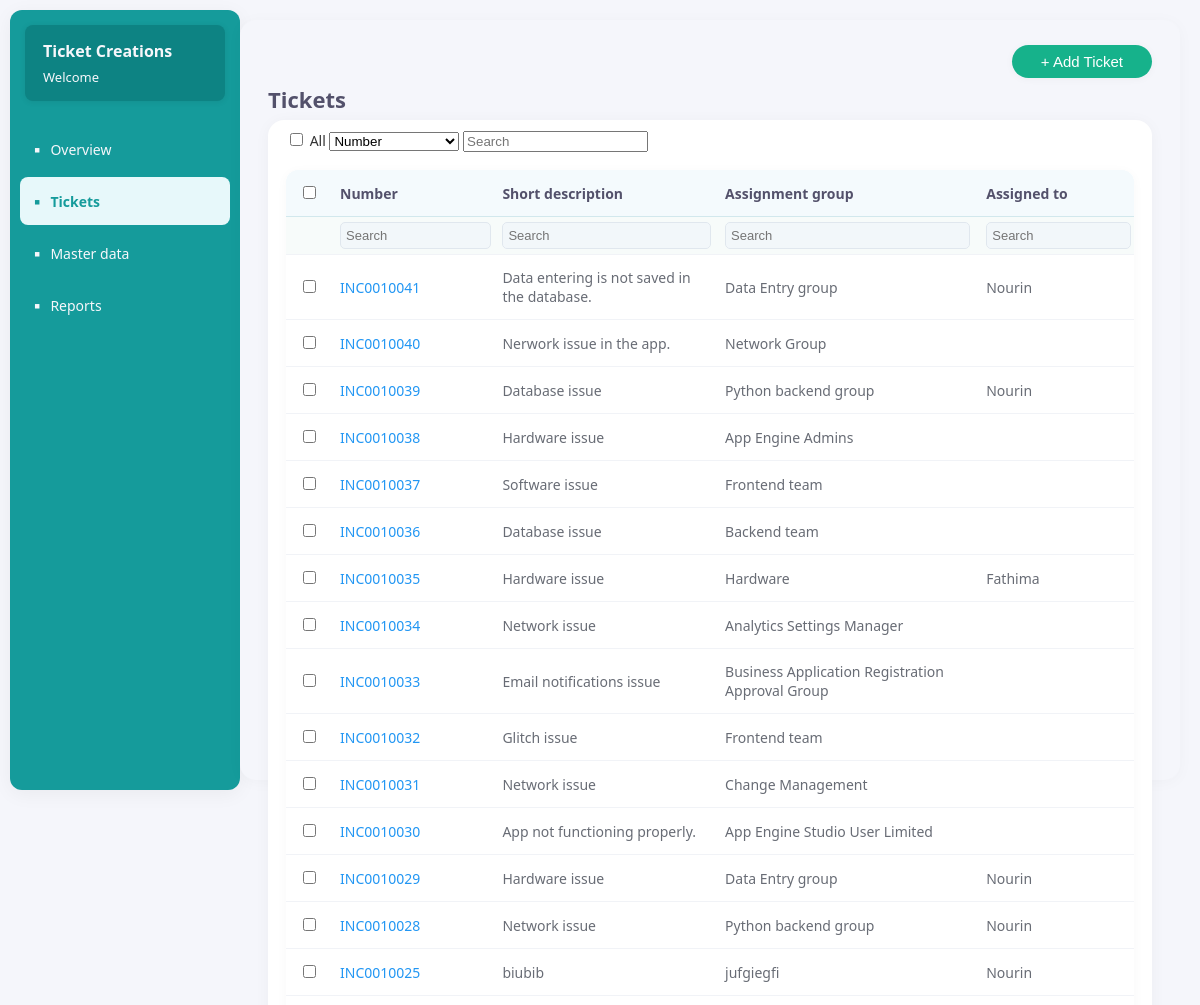
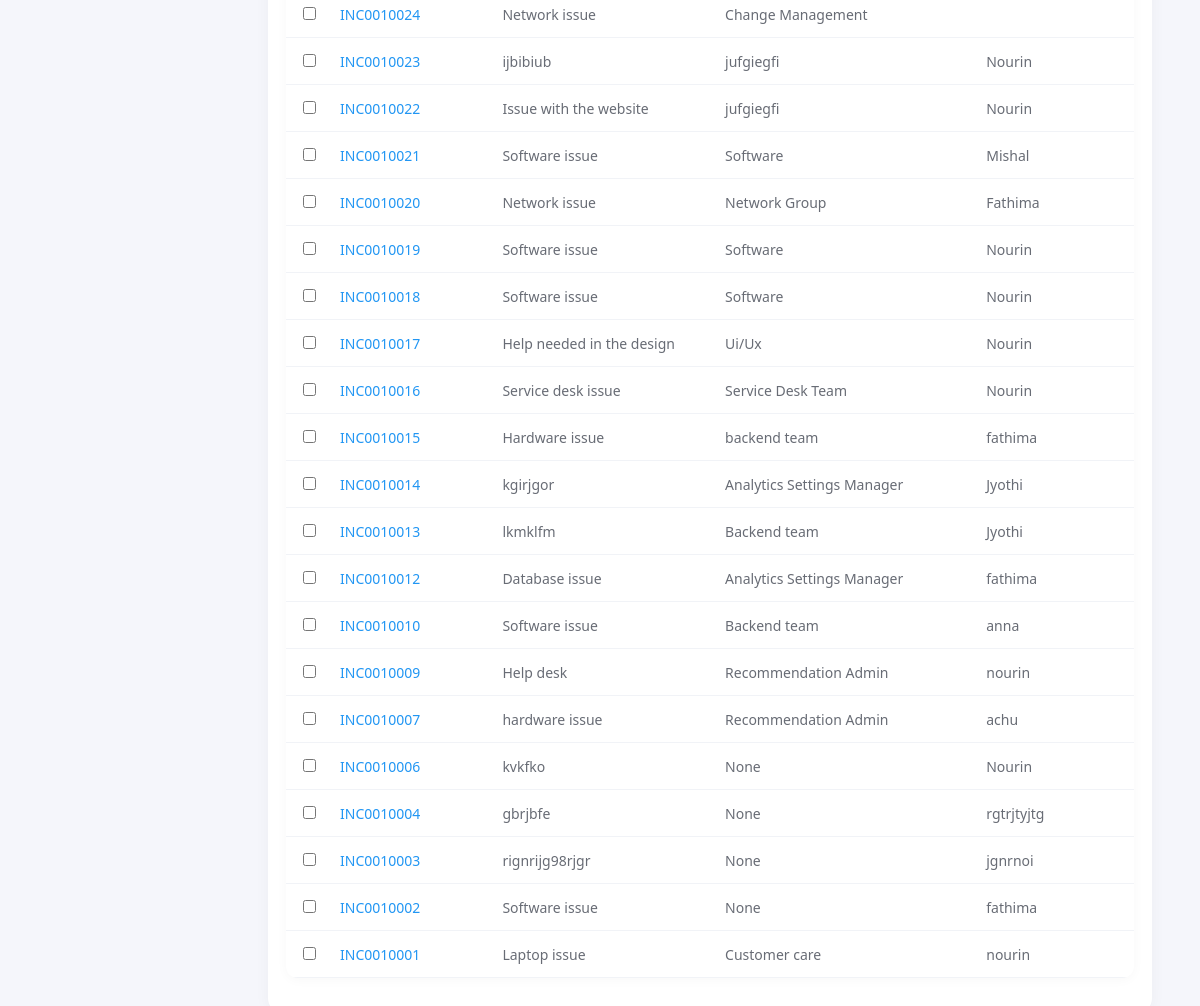
Screenshot of /parent_incident with the database file from the repository (2 pictures, top to bottom).
### servicedeskapp/models.py (models this page shows, shortened)
class Create_Ticket(models.Model):
    category=models.CharField(max_length=100,choices=Category_Choices,blank=True,null=True)
    channel=models.CharField(max_length=100,choices=Channel_Choices,blank=True,default='email',null=True)
    sub_category=models.CharField(max_length=100,blank=True,null=True,choices=Sub_category_Choices)
    state=models.CharField(max_length=100,choices=State_Choices,null=True,blank=True,default='')
    caller=models.CharField(max_length=100,blank=True,null=True)
    platform=models.CharField(max_length=100,choices=Platform_Choices,blank=True,null=True)
    impact=models.CharField(max_length=100,choices=Impact_Choices,default='low')
    number = models.CharField(max_length=50,blank=True,null=True)
    school_name=models.CharField(max_length=100,blank=True,null=True)
    school_code=models.CharField(max_length=100,blank=True,null=True)
    urgency=models.CharField(max_length=100,choices=Urgency_Choices,default='low')
    created_at=models.DateTimeField(auto_now_add=True)
    priority = models.ForeignKey('Priority_Data', on_delete=models.SET_NULL, null=True, blank=True)
    updated_at = models.DateTimeField(auto_now=True)
    assignment_group = models.CharField(max_length=100,blank=True, null=True)
    created_by=models.CharField(max_length=100,null=True,blank=True)
    updated_by = models.CharField(max_length=100,blank=True,null=True)
    assigned_to = models.CharField(max_length=100,blank=True,null=True)
    short_description = models.CharField(max_length=255,default='')
    description = models.TextField(blank=True,null=True)
    additional_comments = models.TextField(blank=True,null=True)
    work_notes = models.TextField(blank=True,null=True)
    caller_details = models.ForeignKey('Caller_Details',on_delete=models.SET_NULL,null=True,blank=True,related_name='tickets')

### servicedeskapp/views.py (the view)
# urls.py: path('parent_incident',views.parent_incident,name='parent_incident'),
def parent_incident(request):
    all_tickets = Create_Ticket.objects.all().order_by('-created_at')
    fields_to_serialize = (
        'number',
        'short_description',
        'assigned_to',
        'assignment_group',
    )
    serialized_tickets = serialize('json', all_tickets, fields=fields_to_serialize)
    temp_list = json.loads(serialized_tickets)
    processed_tickets = []
    for item in temp_list:
        ticket_data = item['fields']
        ticket_data['id'] = item['pk']
        processed_tickets.append(ticket_data)
    tickets_json = json.dumps(processed_tickets)
    context = {
        'tickets': all_tickets,
        'ticket_count': all_tickets.count(),
        'tickets_json': tickets_json,
    }
    return render(request,'parent_incident.html',context)

### servicedeskapp/templates/parent_incident.html (shortened to what this page needs)
<!DOCTYPE html>
<html lang="en">
<head>
<link rel="stylesheet" href="static/parent_incident.css">
</head>
<body>
  <div class="main-layout">
    <div class="sidebar">
     <div class="user-info">
       <div style="display:flex;align-items:center;gap:7px;">
         <span style="font-weight:700;">Ticket Creations</span>
       </div>
       <div style="margin-top:6px;font-size:13px;">
         <span>Welcome</span><br/>
       </div>
     </div>
     <nav class="sidebar-nav">
       <a href="#" class="nav-item">Overview</a>
       <a href="{% url 'dashboard' %}" class="nav-item active">Tickets</a>
       <a href="#" class="nav-item">Master data</a>
       <a href="#" class="nav-item">Reports</a>
     </nav>
    </div>
    <div class="main-content">
      <header class="header">
        <a href="{% url 'create' %}"><button class="add-ticket-btn">+ Add Ticket</button></a>
      </header>
      <div class="content-area">
        <h1 class="page-title">Tickets</h1>
        <div class="search-and-table-container">
          <div class="ticket-toolbar">
            <div class="container">
            <div class="toolbar">
        <div>
            <label><input type="checkbox" id="selectAll"> All</label>
            <select id="columnSelect">
                <option>Number</option>
            </select>
            <input type="text" id="globalSearch" placeholder="Search">
        </div>
    </div>
    <table id="incidentsTable">
        <thead>
            <tr>
                <th><input type="checkbox" id="headerCheck"></th>
                <th data-col="number">Number</th>
                <th data-col="desc">Short description</th>
                <th data-col="assignGroup">Assignment group</th>
                <th data-col="assignedTo">Assigned to</th>
            </tr>
            <tr class="search-row">
                <td></td>
                <td><input type="text" data-col="number" placeholder="Search"></td>
                <td><input type="text" data-col="desc" placeholder="Search"></td>
                <td><input type="text" data-col="assignGroup" placeholder="Search"></td>
                <td><input type="text" data-col="assignedTo" placeholder="Search"></td>
            </tr>
        </thead>
        <tbody>
             {% for ticket in tickets %}
            <tr data-number="{{ ticket.number }}">
                <td><input type="checkbox" class="rowCheck"></td>
                <td><a href="{% url 'create' %}?parent_incident={{ ticket.number }}">{{ ticket.number }}</a></td>
                <td>{{ ticket.short_description }}</td>
                <td>{{ ticket.assignment_group }}</td>
                <td>{{ ticket.assigned_to }}</td>
            </tr>
            {% endfor %}
        </tbody>
    </table>
</div>
        </div>
      </div>
    </div>
    </div>
    </div>
</body>
</html>

### servicedeskapp/static/parent_incident.css (style rules this page uses)
a { text-decoration: none; color: inherit; }
body { background-color: #f5f6fb; font-family: 'Segoe UI', Tahoma, Geneva, Verdana, sans-serif; margin: 0; padding: 0; color: #333; font-size: 14px; }
.main-layout { display: flex; height: calc(100vh - 20px); padding: 10px; }
.sidebar { background-color: #159b9b; width: 230px; padding: 0; color: #f7f7fb; display: flex; flex-direction: column; border-radius: 12px; box-shadow: 0 4px 20px rgba(0,0,0,0.05); }
.user-info { background-color: #0d8383; border-radius: 8px; padding: 15px 18px; margin: 15px; box-shadow: 0 1px 6px rgba(0,0,0,0.08); position: relative; }
.user-info > div:first-child { font-size: 16px; font-weight: 600; }
.user-info > div:last-child { font-size: 12px; margin-top: 5px; }
.sidebar-nav { padding: 5px 10px; }
.nav-item { display: flex; align-items: center; padding: 12px 14px; color: #f7f7fb; font-size: 14px; font-weight: 500; text-decoration: none; transition: all 0.2s; border-radius: 8px; margin: 4px 0; }
.nav-item::before { content: '▪'; font-size: 18px; margin-right: 10px; }
.nav-item.active, .nav-item:hover { background: #e7f8fa; color: #159b9b; font-weight: 600; }
.main-content { flex: 1; background: #f5f6fb; margin: 10px 10px 10px 0; border-radius: 16px; box-shadow: 0 2px 16px rgba(0,0,0,0.03); padding: 0 28px 28px 28px; display: flex; flex-direction: column; }
.header { padding: 25px 0 0 0; display: flex; align-items: center; justify-content: flex-end; }
.add-ticket-btn { background: #16b28b; color: #fff; border: none; padding: 8px 29px; font-size: 15px; border-radius: 18px; box-shadow: 0 1px 8px rgba(0,0,0,0.04); cursor: pointer; }
.page-title { font-size: 22px; font-weight: 600; color: #53516b; margin-top: 6px; margin-bottom: 6px; }
.search-and-table-container { background: #fff; border-radius: 16px; box-shadow: 0 2px 16px rgba(0,0,0,0.04); padding: 10px 18px 18px 18px; margin-top: 0; }
.ticket-toolbar { display: flex; align-items: center; margin-bottom: 18px; }
#incidentsTable { width: 100%; border-collapse: separate; border-spacing: 0; background: #fff; font-size: 14px; border-radius: 12px; overflow: hidden; box-shadow: 0 2px 12px rgba(0,0,0,0.03); margin-top: 18px; }
#incidentsTable thead { background: #f4fafd; font-weight: bolder; color: #53516b; }
#incidentsTable th, #incidentsTable td { padding: 13px 8px; text-align: left; border-bottom: 1px solid #f1f3f7; font-size: 14px; }
#incidentsTable th { border-bottom: 1px solid #d2e8ed; }
#incidentsTable th:first-child, #incidentsTable td:first-child { text-align: center; width: 30px; }
#incidentsTable td { color: #686c75; }
#incidentsTable .search-row td { padding: 5px 8px; background: #f7fbfa; }
#incidentsTable .search-row input { background: #f2f7fa; border: 1px solid #e0e7ee; border-radius: 5px; padding: 5px; width: 95%; font-size: 13px; }
a { color: #2196f3; text-decoration: none; }

### rows the page displays
Create_Ticket: number "INC0010041", short_description "Data entering is not saved in the database.", assignment_group "Data Entry group", assigned_to "Nourin"
Create_Ticket: number "INC0010040", short_description "Nerwork issue in the app.", assignment_group "Network Group"
Create_Ticket: number "INC0010039", short_description "Database issue", assignment_group "Python backend group", assigned_to "Nourin"
Create_Ticket: number "INC0010038", short_description "Hardware issue", assignment_group "App Engine Admins"
Create_Ticket: number "INC0010037", short_description "Software issue", assignment_group "Frontend team"
Create_Ticket: number "INC0010036", short_description "Database issue", assignment_group "Backend team"
Create_Ticket: number "INC0010035", short_description "Hardware issue", assignment_group "Hardware", assigned_to "Fathima"
Create_Ticket: number "INC0010034", short_description "Network issue", assignment_group "Analytics Settings Manager"
Create_Ticket: number "INC0010033", short_description "Email notifications issue", assignment_group "Business Application Registration Approval Group"
Create_Ticket: number "INC0010032", short_description "Glitch issue", assignment_group "Frontend team"
Create_Ticket: number "INC0010031", short_description "Network issue", assignment_group "Change Management"
Create_Ticket: number "INC0010030", short_description "App not functioning properly.", assignment_group "App Engine Studio User Limited"
Create_Ticket: number "INC0010029", short_description "Hardware issue", assignment_group "Data Entry group", assigned_to "Nourin"
Create_Ticket: number "INC0010028", short_description "Network issue", assignment_group "Python backend group", assigned_to "Nourin"
Create_Ticket: number "INC0010025", short_description "biubib", assignment_group "jufgiegfi", assigned_to "Nourin"
Create_Ticket: number "INC0010024", short_description "Network issue", assignment_group "Change Management"
Create_Ticket: number "INC0010023", short_description "ijbibiub", assignment_group "jufgiegfi", assigned_to "Nourin"
Create_Ticket: number "INC0010022", short_description "Issue with the website", assignment_group "jufgiegfi", assigned_to "Nourin"
Create_Ticket: number "INC0010021", short_description "Software issue", assignment_group "Software", assigned_to "Mishal"
Create_Ticket: number "INC0010020", short_description "Network issue", assignment_group "Network Group", assigned_to "Fathima"
Create_Ticket: number "INC0010019", short_description "Software issue", assignment_group "Software", assigned_to "Nourin"
Create_Ticket: number "INC0010018", short_description "Software issue", assignment_group "Software", assigned_to "Nourin"
Create_Ticket: number "INC0010017", short_description "Help needed in the design", assignment_group "Ui/Ux", assigned_to "Nourin"
Create_Ticket: number "INC0010016", short_description "Service desk issue", assignment_group "Service Desk Team", assigned_to "Nourin"
Create_Ticket: number "INC0010015", short_description "Hardware issue", assignment_group "backend team", assigned_to "fathima"
Create_Ticket: number "INC0010014", short_description "kgirjgor", assignment_group "Analytics Settings Manager", assigned_to "Jyothi"
Create_Ticket: number "INC0010013", short_description "lkmklfm", assignment_group "Backend team", assigned_to "Jyothi"
Create_Ticket: number "INC0010012", short_description "Database issue", assignment_group "Analytics Settings Manager", assigned_to "fathima"
Create_Ticket: number "INC0010010", short_description "Software issue", assignment_group "Backend team", assigned_to "anna"
Create_Ticket: number "INC0010009", short_description "Help desk", assignment_group "Recommendation Admin", assigned_to "nourin"
Create_Ticket: number "INC0010007", short_description "hardware issue", assignment_group "Recommendation Admin", assigned_to "achu"
Create_Ticket: number "INC0010006", short_description "kvkfko", assignment_group "None", assigned_to "Nourin"
Create_Ticket: number "INC0010004", short_description "gbrjbfe", assignment_group "None", assigned_to "rgtrjtyjtg"
Create_Ticket: number "INC0010003", short_description "rignrijg98rjgr", assignment_group "None", assigned_to "jgnrnoi"
Create_Ticket: number "INC0010002", short_description "Software issue", assignment_group "None", assigned_to "fathima"
Create_Ticket: number "INC0010001", short_description "Laptop issue", assignment_group "Customer care", assigned_to "nourin"
